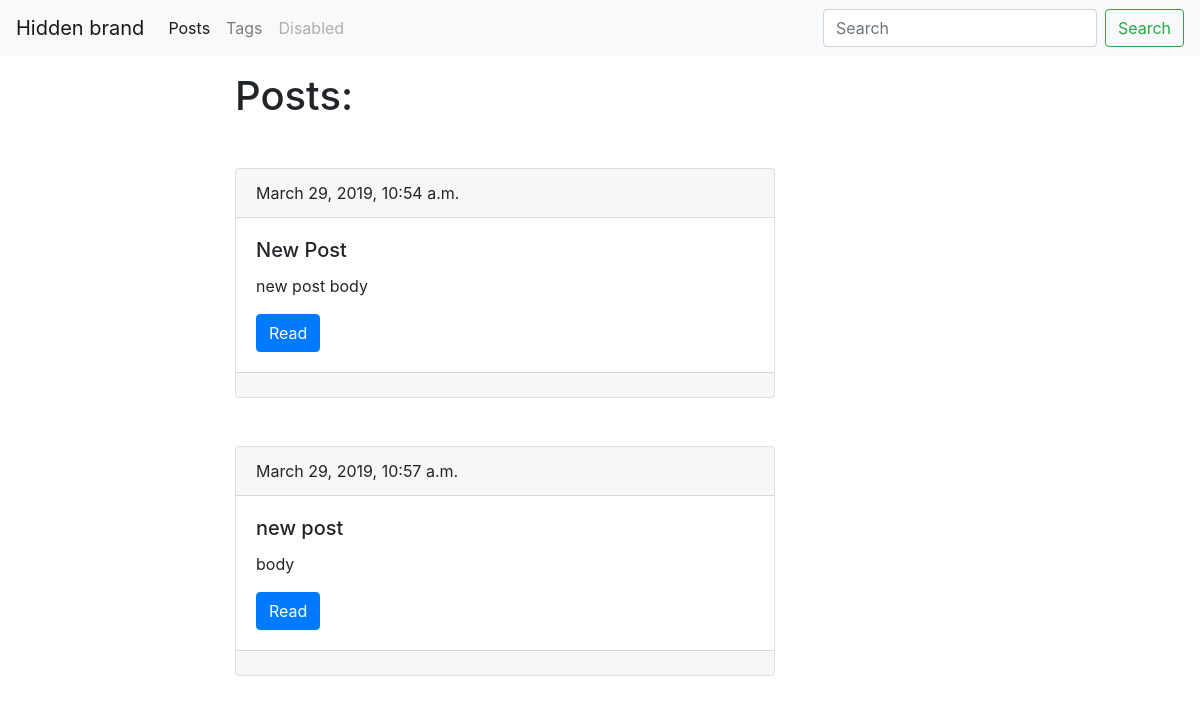
Page /blog/ on the earlier database version.
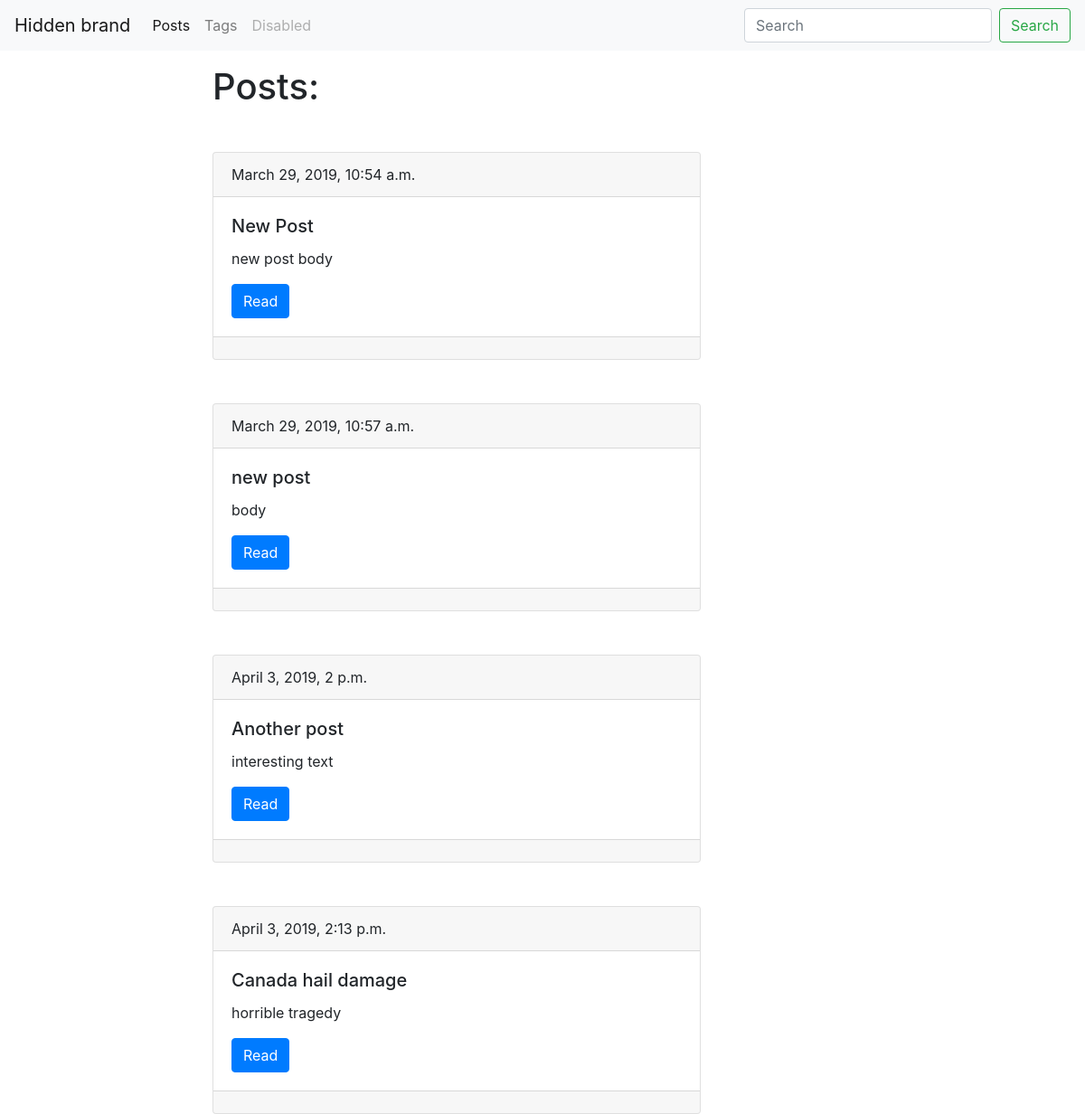
Same page on the later database version.
### first_blog/models.py (models this page shows, shortened)
class Post(models.Model):
    title = models.CharField(max_length=150, db_index=True)
    slug = models.SlugField(max_length=150, unique=True)
    body = models.TextField(blank=True, db_index=True)
    tags = models.ManyToManyField('Tag', blank=True, related_name='posts')
    date_pub = models.DateTimeField(auto_now_add=True)
    def get_absolute_url(self):
        return reverse("post_detail_url", kwargs={"slug": self.slug})

### first_blog/views.py (the view)
# urls.py: path('', posts_list, name='posts_list_url'),
def posts_list(request):
    posts = Post.objects.all()
    return render(request, 'first_blog/index.html', context={'posts': posts})

### first_blog/templates/first_blog/index.html (shortened to what this page needs)
{% extends 'first_blog/base_blog.html' %}
{% block content %}
    <h1 class="mt-3 mb-3">Posts:</h1>
    {% for post in posts  %}
            {% include 'first_blog/includes/post_card_template.html' %}
    {% endfor %}
{% endblock content %}

### first_blog/templates/first_blog/base_blog.html
{% extends 'base.html' %}

### templates/base.html (shortened to what this page needs)
<!doctype html>
<html>
<head>
    <link rel="stylesheet" href="https://stackpath.bootstrapcdn.com/bootstrap/4.1.3/css/bootstrap.min.css"
>
</head>
<body>
    <nav class="navbar navbar-expand-lg navbar-light bg-light">
        <div class="collapse navbar-collapse" id="navbarTogglerDemo01">
            <a class="navbar-brand" href="#">Hidden brand</a>
            <ul class="navbar-nav mr-auto mt-2 mt-lg-0">
                <li class="nav-item active">
                    <a class="nav-link" href="{% url 'posts_list_url' %}">Posts </a>
                </li>
                <li class="nav-item">
                    <a class="nav-link" href="{% url 'tags_list_url' %}">Tags</a>
                </li>
                <li class="nav-item">
                    <a class="nav-link disabled" href="#">Disabled</a>
                </li>
            </ul>
            <form class="form-inline my-2 my-lg-0">
                <input class="form-control mr-sm-2" type="search" placeholder="Search" aria-label="Search">
                <button class="btn btn-outline-success my-2 my-sm-0" type="submit">Search</button>
            </form>
        </div>
    </nav>
    <div class="container">
        <div class="row">
            <div class="col-6 offset-md-2">
                {% block content %}{% endblock  %}
            </div>
        </div>
    </div>
</body>
</html>

### first_blog/templates/first_blog/includes/post_card_template.html (shortened to what this page needs)
<div class="card mt-5">
    <div class="card-header">
        {{ post.date_pub }}
    </div>
    <div class="card-body">
        <h5 class="card-title">{{ post.title }}</h5>
        <p class="card-text">{{ post.body|truncatewords:15 }}</p>
        <a href="{{ post.get_absolute_url }}" class="btn btn-primary">Read</a>
    </div>
      <div class="card-footer text-muted">
        </div>
</div>

Differences in the rows shown:
added Post: date_pub "April 3, 2019, 2 p.m.", title "Another post", body "interesting text"
added Post: date_pub "April 3, 2019, 2:13 p.m.", title "Canada hail damage", body "horrible tragedy"
